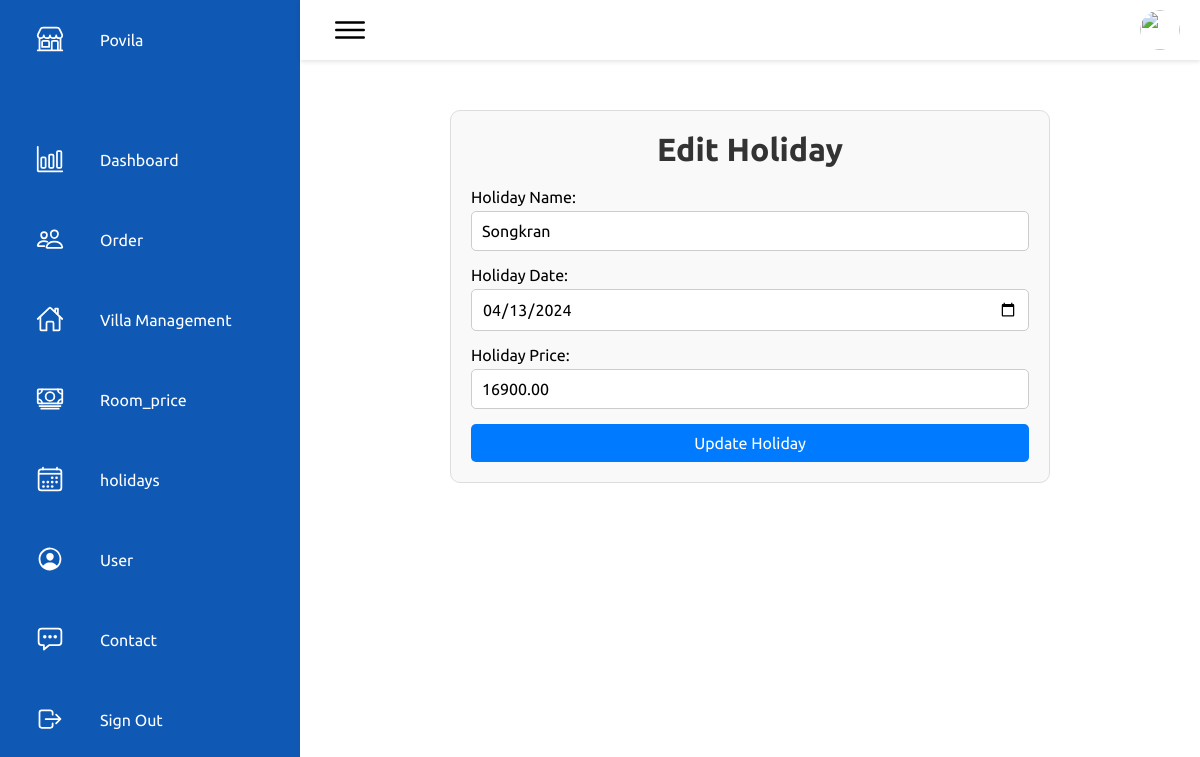
The page /admin/edit_holiday.php?id=2024-04-13 on the database its author committed.
### tables this page shows
CREATE TABLE `holidays_db` (
  `id` int(11) NOT NULL,
  `holiday_name` varchar(255) NOT NULL,
  `holiday_date` date NOT NULL,
  `holiday_price` decimal(10,2) NOT NULL
);

### admin/edit_holiday.php (the view, shortened to what this page needs)
<?php
include 'db_connection.php';
$holiday = [];
if ($_SERVER['REQUEST_METHOD'] === 'POST') {
    $id = $_POST['id'];
    $holiday_name = $_POST['holiday_name'];
    $holiday_date = $_POST['holiday_date'];
    $holiday_price = $_POST['holiday_price'];
    $sql = "UPDATE holidays_db SET holiday_name=?, holiday_date=?, holiday_price=? WHERE id=?";
    $stmt = $conn->prepare($sql);
    $stmt->bind_param("sssi", $holiday_name, $holiday_date, $holiday_price, $id);
    if ($stmt->execute()) {
        $success_message = "Holiday updated successfully!";
    } else {
        $error_message = "Error: " . $stmt->error;
    }
} else {
    $holiday_date = $_GET['id'];
    $sql = "SELECT id, holiday_name, holiday_date, holiday_price FROM holidays_db WHERE holiday_date = ?";
    $stmt = $conn->prepare($sql);
    $stmt->bind_param("s", $holiday_date);
    $stmt->execute();
    $result = $stmt->get_result();
    $holiday = $result->fetch_assoc();
}
?>
<!DOCTYPE html>
<html lang="en">
<head>
    <link rel="stylesheet" href="../css/admin.css">
    <link rel="stylesheet" href="../css/order.css">
</head>
<body>
<?php include 'menu.php'; ?>
    <div class="container">
        <div class="form-container">
            <h1>Edit Holiday</h1>
            <form id="holidayForm" action="edit_holiday.php" method="POST">
                <label for="holiday_name">Holiday Name:</label>
                <input type="text" id="holiday_name" name="holiday_name" value="<?php echo htmlspecialchars($holiday['holiday_name'] ?? ''); ?>" required>
                <label for="holiday_date">Holiday Date:</label>
                <input type="date" id="holiday_date" name="holiday_date" value="<?php echo htmlspecialchars($holiday['holiday_date'] ?? ''); ?>" required>
                <label for="holiday_price">Holiday Price:</label>
                <input type="text" id="holiday_price" name="holiday_price" value="<?php echo htmlspecialchars($holiday['holiday_price'] ?? ''); ?>" required>
                <button type="submit">Update Holiday</button>
            </form>
        </div>
    </div>
</body>
</html>

### css/admin.css (style rules this page uses)
* { font-family: "Ubuntu", sans-serif; margin: 0; padding: 0; box-sizing: border-box; }
:root { --blue: #0f59b4; --blue1: #007BFF; --white: #fff; --gray: #f5f5f5; --black1: #222; --black2: #999; --red: #ff6347; --green: #008000; --brown: #cfcece; }
body { min-height: 100vh; overflow-x: hidden; }
.container { position: relative; width: 100%; }
h1 { color: #333; }
button { padding: 10px 20px; border: none; border-radius: 5px; background-color: #007BFF; color: white; cursor: pointer; font-size: 16px; }

### admin/edit_holiday.php (style rules this page uses)
.form-container { max-width: 600px; margin: 50px auto; padding: 20px; border: 1px solid #ddd; border-radius: 10px; background-color: #f9f9f9; }
.form-container h1 { text-align: center; margin-bottom: 20px; }
.form-container form { display: flex; flex-direction: column; }
.form-container form label { margin-bottom: 5px; }
.form-container form input, .form-container form select { margin-bottom: 15px; padding: 10px; font-size: 16px; border-radius: 5px; border: 1px solid #ccc; }
.form-container form button { padding: 10px; font-size: 16px; border-radius: 5px; border: none; background-color: #007bff; color: white; cursor: pointer; }

### rows shown on the page
holidays_db: holiday_name "Songkran", holiday_date "04/13/2024", holiday_price "16900.00"
